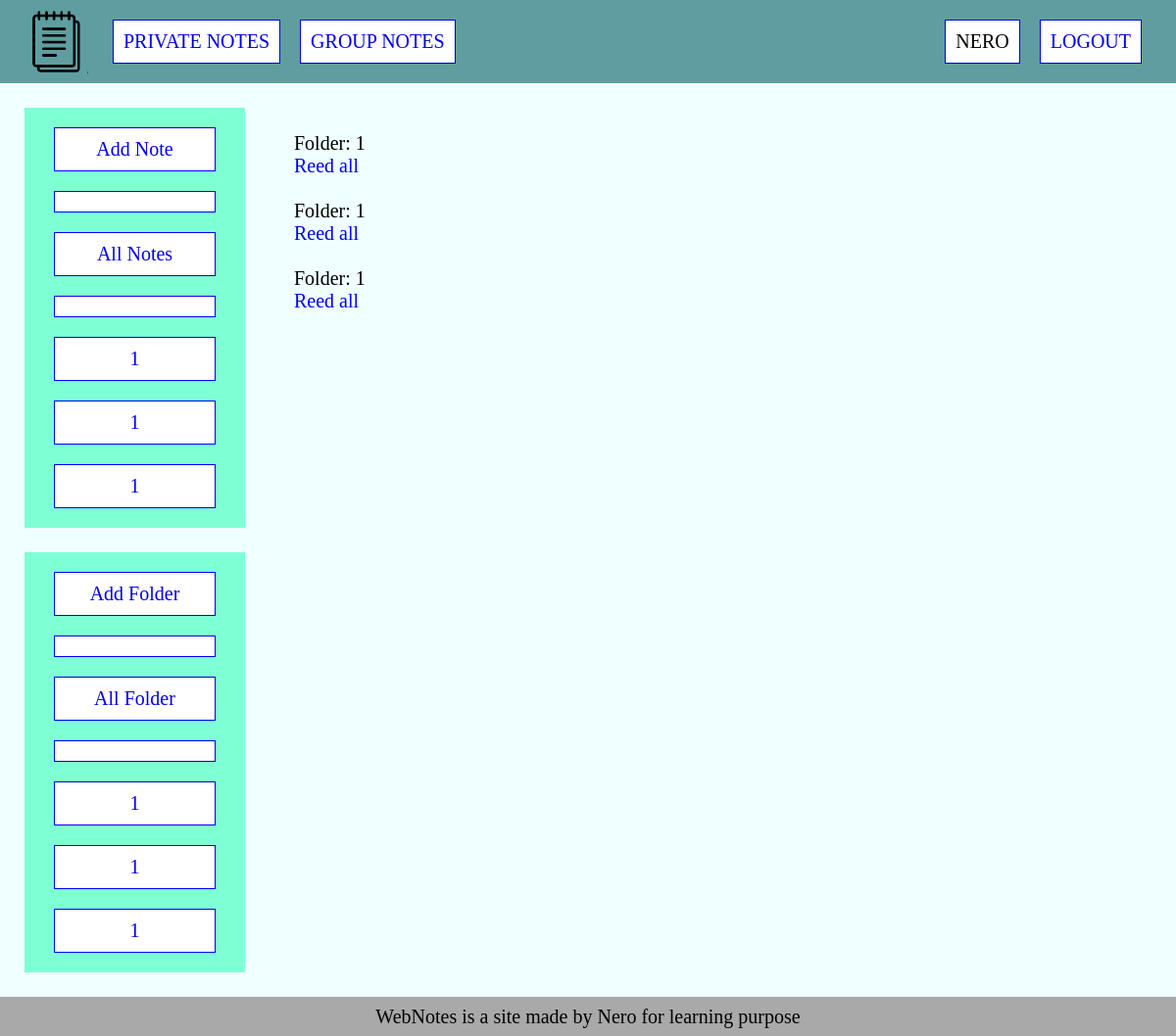
The page /private_folders/ (signed in) on the database its author committed.
### notes/models.py (models this page shows)
class Note(models.Model):
    title = models.CharField(max_length=255)
    slug = models.SlugField(max_length=255, db_index=True)
    content = models.TextField()
    icon = models.ImageField(upload_to='photos/%Y/%m/%d/', blank=True)
    time_created = models.DateTimeField(auto_now_add=True)
    time_updated = models.DateTimeField(auto_now=True)
    user = models.ForeignKey(User, on_delete=models.PROTECT)
    folder = models.ForeignKey('Folder', on_delete=models.CASCADE, blank=True, null=True)
    def __str__(self):
        return self.title
    def get_absolute_url(self):
        return reverse('show_note', kwargs={'username': self.user.username, 'note_slug': self.slug})

class Folder(models.Model):
    title = models.CharField(max_length=255)
    slug = models.SlugField(max_length=255, db_index=True)
    user = models.ForeignKey(User, on_delete=models.PROTECT)
    time_created = models.DateTimeField(auto_now_add=True)
    time_updated = models.DateTimeField(auto_now=True)
    def __str__(self):
        return self.title
    def get_absolute_url(self):
        return reverse('show_folder', kwargs={'username': self.user.username, 'folder_slug': self.slug})

### notes/views.py (the view)
# urls.py: path('private_folders/', AllFolders.as_view(), name='all_folders'),
class AllFolders(LoginRequiredMixin, DataMixin, ListView):
    model = Folder
    template_name = 'notes/all_folders.html'
    def get_context_data(self, *, object_list=None, **kwargs):
        context = super().get_context_data(**kwargs)
        c_def = self.get_user_context(title='All Folders')
        return dict(list(context.items()) + list(c_def.items()))

### notes/utils.py (called while the page is built)
    def get_user_context(self, **kwargs):
        context = kwargs
        context['menu'] = menu
        self.kwargs['username'] = self.request.user
        context['folders'] = Folder.objects.filter(user__username=self.kwargs['username']).select_related('user')
        context['notes'] = Note.objects.filter(user__username=self.kwargs['username']).select_related('user')
        return context

### notes/templates/notes/all_folders.html
{% extends 'notes/private_notes.html' %}
{% block content %}
    <div class="container-notes">
        {% for folder in folders %}
            <div>
                <p>Folder: {{ folder }}</p>
                <p><a href="{{ folder.get_absolute_url }}">Reed all</a></p>
                <br>
            </div>
        {% endfor %}
    </div>
{% endblock %}

### notes/templates/notes/private_notes.html (shortened to what this page needs)
{% extends 'notes/base.html' %}
{% block sidebar %}
    <aside class="aside-left">
        <div class="sidebar">
            <ul class="sidebar-links">
                <li class="sidebar-item"><a href="{% url 'add_private_note' %}">Add Note</a></li>
                <li class="sidebar-item"></li>
                {% if notes|length > 0 %}
                    <li class="sidebar-item"><a href="{% url 'private_notes' %}">All Notes</a></li>
                    <li class="sidebar-item"></li>
                    {% for n in notes %}
                        {% if n.pk == note_selected %}
                            <li class="sidebar-selected">{{ n }}</li>
                        {% else %}
                            <li class="sidebar-item"><a href="{{ n.get_absolute_url }}">{{ n }}</a></li>
                        {% endif %}
                    {% endfor %}
                {% endif %}
            </ul>
        </div>
        <div class="sidebar">
            <ul class="sidebar-links">
                <li class="sidebar-item"><a href="{% url 'add_folder' %}">Add Folder</a></li>
                <li class="sidebar-item"></li>
                {% if folders|length > 0 %}
                    <li class="sidebar-item"><a href="{% url 'all_folders' %}">All Folder</a></li>
                    <li class="sidebar-item"></li>
                    {% for f in folders %}
                        {% if f.pk == folder_selected and folder_link %}
                            <li class="sidebar-selected"><a href="{{ f.get_absolute_url }}">{{ f }}</a></li>
                        {% elif f.pk == folder_selected %}
                            <li class="sidebar-selected">{{ f }}</li>
                        {% else %}
                            <li class="sidebar-item"><a href="{{ f.get_absolute_url }}">{{ f }}</a></li>
                        {% endif %}
                    {% endfor %}
                {% endif %}
            </ul>
        </div>
    </aside>
{% endblock %}

### notes/templates/notes/base.html (shortened to what this page needs)
{% load static %}
<!DOCTYPE html>
<html lang="en">
<head>
    <link href="{% static 'notes/css/styles.css' %}" rel="stylesheet">
</head>
<body>
{% block header %}
<header class="container primary-header">
    <a class="logo" href="{% url 'home' %}">
        <img class="logo" src="{% static 'notes/images/home-icon.png' %}" alt="logo">
    </a>
    <nav class="primary-nav">
        <ul class="primary-nav-links">
            {% if  request.user.is_authenticated %}
                {% for m in menu %}
                    <li class="primary-nav-item"><a href="{% url m.url_name %}">{{ m.title }}</a></li>
                {% endfor %}
                <li class="primary-nav-item push-right">{{ user.username }}</li>
                <li class="primary-nav-item"><a href="{% url 'logout' %}" >Logout</a></li>
            {% else %}
                <li class="primary-nav-item">WebNotes</li>
                <li class="primary-nav-item push-right"><a href="{% url 'login' %}" >Login</a></li>
                <li class="primary-nav-item"><a href="{% url 'sign_in' %}" >Sign in</a></li>
            {% endif %}
        </ul>
    </nav>
</header>
{% endblock %}
<div class="container">
{% block sidebar %}{% endblock %}
{% block content %}{% endblock %}
</div>
<footer>
    <span>WebNotes is a site made by Nero for learning purpose</span>
</footer>
</body>
</html>

### notes/static/notes/css/styles.css (style rules this page uses)
* { box-sizing: border-box; margin: 0; padding: 0; font-size: 20px; }
a { text-decoration: none; }
.container { width: 100%; height: 100%; min-height: 85vh; display: flex; background: azure; }
.container-notes { width: 100%; height: 100%; margin: 50px; display: flex; flex-direction: column; }
.primary-header { height: 10vh; min-height: 85px; max-height: 10%; background-color: cadetblue; padding: 0 25px; display: flex; justify-content: space-between; align-items: center; text-transform: uppercase; }
.logo { height: 65px; width: 65px; background-image: url("/notes/static/notes/images/home-icon.png"); display: block; }
.primary-nav { flex-grow: 1; }
.primary-nav-links { display: flex; }
.primary-nav-item { margin: 0 10px; padding: 10px; list-style-type: none; border: 1px solid blue; background-color: #ffffff; }
.primary-nav-item:first-child { margin-left: 25px; }
.push-right { margin-left: auto; }
.aside-left { height: 100%; position: sticky; top: 0; }
.sidebar { width: 100%; max-width: 15%; min-width: 225px; margin: 25px 0 25px 25px; display: flex; flex-direction: column; align-items: center; background-color: aquamarine; }
.sidebar-item { margin: 20px 0; padding: 10px; min-width: 165px; text-align: center; list-style-type: none; border: 1px solid blue; background-color: #ffffff; }
footer { width: 100%; height: 5%; min-height: 5vh; position: relative; bottom: 0; display: flex; justify-content: center; align-items: center; background: darkgrey; }

### rows shown on the page
Note: title "1"
Note: title "1"
Note: title "1"
Folder: title "1"
Folder: title "1"
Folder: title "1"

### other values the page prints
{{ m.title }} "PRIVATE NOTES" "GROUP NOTES"
{{ user.username }} "NERO"
